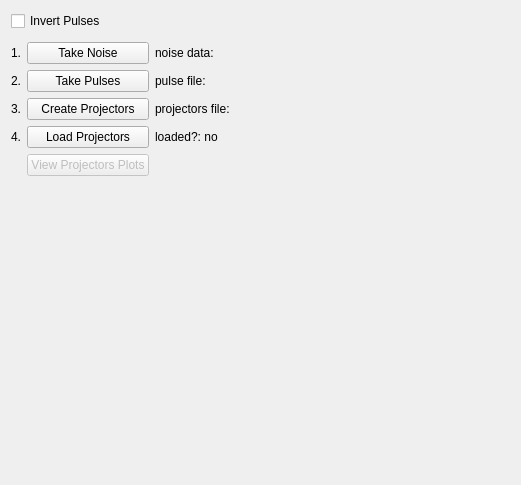
<?xml version="1.0" encoding="UTF-8"?>
<ui version="4.0">
 <class>Form</class>
 <widget class="QWidget" name="Form">
  <property name="geometry">
   <rect>
    <x>0</x>
    <y>0</y>
    <width>521</width>
    <height>485</height>
   </rect>
  </property>
  <property name="windowTitle">
   <string>Form</string>
  </property>
  <layout class="QVBoxLayout" name="verticalLayout">
   <item>
    <widget class="QCheckBox" name="checkBox_invertPulses">
     <property name="text">
      <string>Invert Pulses</string>
     </property>
    </widget>
   </item>
   <item>
    <layout class="QGridLayout" name="gridLayout_2">
     <property name="topMargin">
      <number>5</number>
     </property>
     <property name="rightMargin">
      <number>5</number>
     </property>
     <item row="0" column="0">
      <widget class="QLabel" name="label_5">
       <property name="text">
        <string>1.</string>
       </property>
      </widget>
     </item>
     <item row="0" column="1">
      <widget class="QPushButton" name="pushButton_takeNoise">
       <property name="text">
        <string>Take Noise</string>
       </property>
      </widget>
     </item>
     <item row="3" column="1">
      <widget class="QPushButton" name="pushButton_loadProjectors">
       <property name="text">
        <string>Load Projectors</string>
       </property>
      </widget>
     </item>
     <item row="3" column="0">
      <widget class="QLabel" name="label_13">
       <property name="text">
        <string>4.</string>
       </property>
      </widget>
     </item>
     <item row="3" column="2">
      <widget class="QLabel" name="label_loadedProjectors">
       <property name="text">
        <string>loaded?: no</string>
       </property>
       <property name="textInteractionFlags">
        <set>Qt::TextSelectableByKeyboard|Qt::TextSelectableByMouse</set>
       </property>
      </widget>
     </item>
     <item row="2" column="0">
      <widget class="QLabel" name="label_11">
       <property name="text">
        <string>3.</string>
       </property>
      </widget>
     </item>
     <item row="2" column="1">
      <widget class="QPushButton" name="pushButton_createProjectors">
       <property name="text">
        <string>Create Projectors</string>
       </property>
      </widget>
     </item>
     <item row="1" column="2">
      <widget class="QLabel" name="label_pulseFile">
       <property name="text">
        <string>pulse file:</string>
       </property>
       <property name="textInteractionFlags">
        <set>Qt::TextSelectableByKeyboard|Qt::TextSelectableByMouse</set>
       </property>
      </widget>
     </item>
     <item row="2" column="2">
      <widget class="QLabel" name="label_projectors">
       <property name="text">
        <string>projectors file:</string>
       </property>
       <property name="textInteractionFlags">
        <set>Qt::TextSelectableByKeyboard|Qt::TextSelectableByMouse</set>
       </property>
      </widget>
     </item>
     <item row="1" column="0">
      <widget class="QLabel" name="label_7">
       <property name="text">
        <string>2.</string>
       </property>
      </widget>
     </item>
     <item row="1" column="1">
      <widget class="QPushButton" name="pushButton_takePulses">
       <property name="text">
        <string>Take Pulses</string>
       </property>
      </widget>
     </item>
     <item row="0" column="2">
      <widget class="QLabel" name="label_noiseFile">
       <property name="text">
        <string>noise data:</string>
       </property>
       <property name="textInteractionFlags">
        <set>Qt::TextSelectableByKeyboard|Qt::TextSelectableByMouse</set>
       </property>
      </widget>
     </item>
     <item row="4" column="1">
      <widget class="QPushButton" name="pushButton_viewProjectorsPlot">
       <property name="enabled">
        <bool>false</bool>
       </property>
       <property name="text">
        <string>View Projectors Plots</string>
       </property>
      </widget>
     </item>
     <item row="0" column="3">
      <spacer name="horizontalSpacer">
       <property name="orientation">
        <enum>Qt::Horizontal</enum>
       </property>
       <property name="sizeHint" stdset="0">
        <size>
         <width>40</width>
         <height>20</height>
        </size>
       </property>
      </spacer>
     </item>
    </layout>
   </item>
   <item>
    <spacer name="verticalSpacer">
     <property name="orientation">
      <enum>Qt::Vertical</enum>
     </property>
     <property name="sizeHint" stdset="0">
      <size>
       <width>20</width>
       <height>40</height>
      </size>
     </property>
    </spacer>
   </item>
  </layout>
 </widget>
 <resources/>
 <connections/>
</ui>
